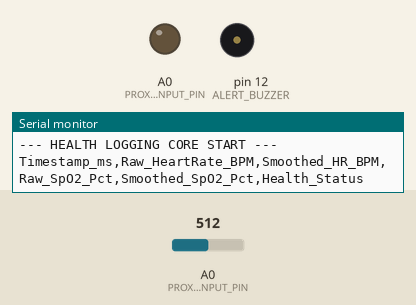
Recording of a sketch running on a simulated Arduino Uno, built with avr-gcc and run on an emulated ATmega328P. Parts: output pins drawn as LEDs (lit = HIGH), buzzer (waves = sounding), the last lines printed to the serial monitor. Inputs (shaded band) come from the test bench; at power-on: A0 (PROXY_INPUT_PIN) = 512.

Above: at 1.1 s.
At 2.15 s:
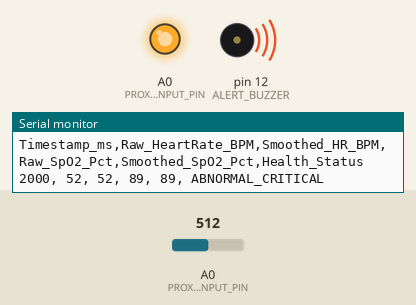
Timing chart, 0 to 3.2 s (numbered marks = the images above):
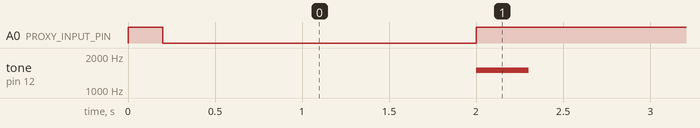

Measured:
- by itself, A0 (PROXY_INPUT_PIN): HIGH → LOW at 0.20 s, → HIGH 1.8 s later
- by itself, tone on pin 12 (ALERT_BUZZER): alternates 1500 Hz for 0.30 s and silent for 1.7 s

The sketch:

medical.ino
```cpp
#include <Wire.h>

// Hardware Pin Layout Configurations
#define PROXY_INPUT_PIN A0  // Analog pin acting as sensor proxy input (Potentiometer/LDR)
#define STATUS_RED_LED  14  // Red LED indicating vital warning thresholds
#define ALERT_BUZZER    12  // Audio buzzer indicator for immediate risk states

// Timing Configurations (Millis non-blocking tracking)
unsigned long lastUpdateTimestamp = 0;
const unsigned long UPDATE_INTERVAL = 2000; // Force update refresh every 2 seconds

// Rolling Filter Parameters
const int WINDOW_SIZE = 5;
int hrSamples[WINDOW_SIZE];
int spo2Samples[WINDOW_SIZE];
int filterIndex = 0;

void setup() {
  Serial.begin(115200);

  pinMode(PROXY_INPUT_PIN, INPUT);
  pinMode(STATUS_RED_LED, OUTPUT);
  pinMode(ALERT_BUZZER, OUTPUT);

  // Initial diagnostics checking flash pins
  digitalWrite(STATUS_RED_LED, HIGH);
  delay(200);
  digitalWrite(STATUS_RED_LED, LOW);

  // Pre-seed filter buffers to prevent radical startup drift spikes
  int seedVal = analogRead(PROXY_INPUT_PIN);
  int seedHR = map(seedVal, 0, 4095, 40, 140);
  int seedSpO2 = map(seedVal, 0, 4095, 88, 100);
  for (int i = 0; i < WINDOW_SIZE; i++) {
    hrSamples[i] = seedHR;
    spo2Samples[i] = seedSpO2;
  }

  // Print baseline structural layout header to match project file specifications
  Serial.println("\n--- HEALTH LOGGING CORE START ---");
  Serial.println("Timestamp_ms,Raw_HeartRate_BPM,Smoothed_HR_BPM,Raw_SpO2_Pct,Smoothed_SpO2_Pct,Health_Status");
}

void loop() {
  unsigned long currentMillis = millis();

  // Non-blocking timer tracking execution cycles every 2 seconds
  if (currentMillis - lastUpdateTimestamp >= UPDATE_INTERVAL) {
    lastUpdateTimestamp = currentMillis;

    // Read the physical simulation proxy wiper setting
    int inputVal = analogRead(PROXY_INPUT_PIN);

    // Generate simulated Heart Rate & SpO2 readings mapped from input
    int rawHR = map(inputVal, 0, 4095, 40, 140); // Standard human variance window
    int rawSpO2 = map(inputVal, 0, 4095, 88, 100); // Hypoxia through nominal saturation bounds

    // Inject parameters into the circular array index positions
    hrSamples[filterIndex] = rawHR;
    spo2Samples[filterIndex] = rawSpO2;
    filterIndex = (filterIndex + 1) % WINDOW_SIZE;

    // Calculate 5-Reading Rolling Averages
    int hrSum = 0;
    int spo2Sum = 0;
    for (int i = 0; i < WINDOW_SIZE; i++) {
      hrSum += hrSamples[i];
      spo2Sum += spo2Samples[i];
    }
    int smoothedHR = hrSum / WINDOW_SIZE;
    int smoothedSpO2 = spo2Sum / WINDOW_SIZE;

    // Evaluate Risk State Thresholds
    bool alertTriggered = false;
    String conditionFlag = "NORMAL";

    if (smoothedHR < 50 || smoothedHR > 120 || smoothedSpO2 < 94) {
      alertTriggered = true;
      conditionFlag = "ABNORMAL_CRITICAL";
    }

    // Actuate Local Alert Hardware Lines
    if (alertTriggered) {
      digitalWrite(STATUS_RED_LED, HIGH);
      tone(ALERT_BUZZER, 1500, 300); // Sound warning pulse
    } else {
      digitalWrite(STATUS_RED_LED, LOW);
      noTone(ALERT_BUZZER);
    }

    // Print CSV output format to terminal interface mapping standard logging files
    Serial.print(currentMillis);
    Serial.print(", ");
    Serial.print(rawHR);
    Serial.print(", ");
    Serial.print(smoothedHR);
    Serial.print(", ");
    Serial.print(rawSpO2);
    Serial.print(", ");
    Serial.print(smoothedSpO2);
    Serial.print(", ");
    Serial.println(conditionFlag);
  }
}
```
